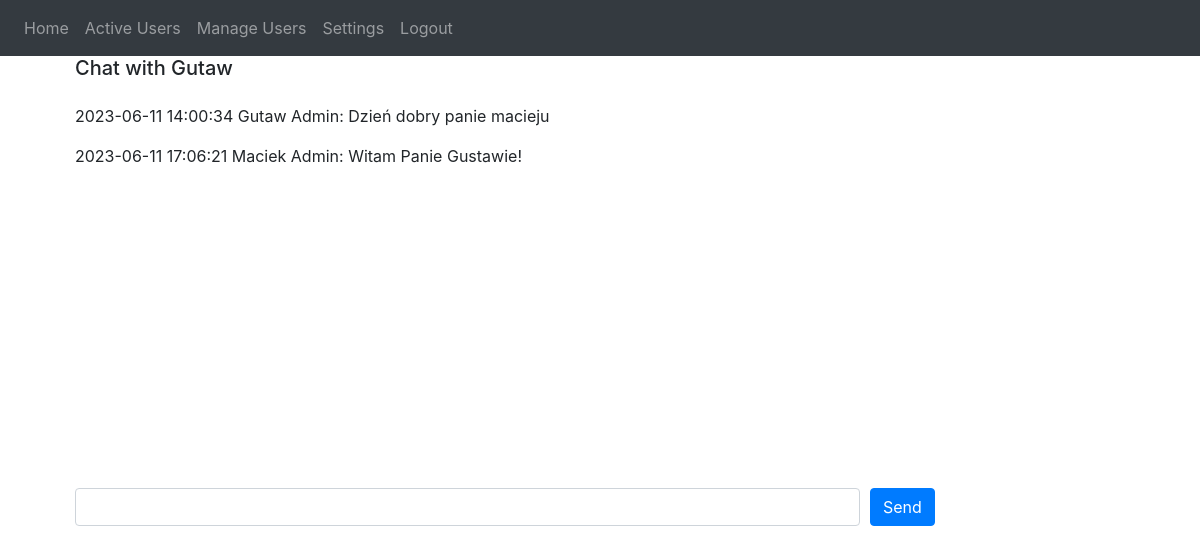
/chats/1 (signed in), run on an earlier commit of the app's database.
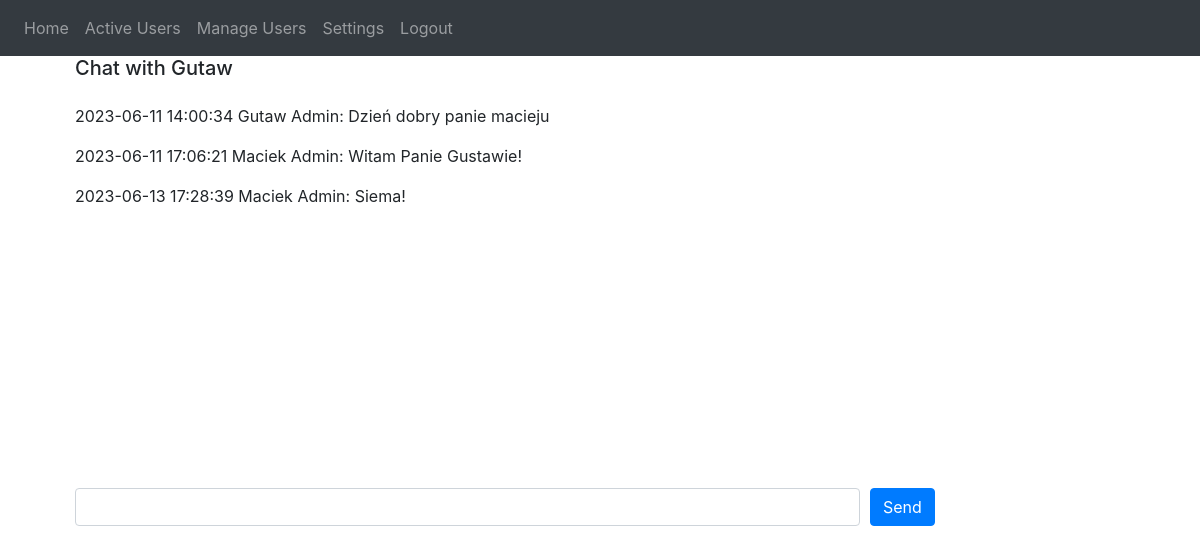
And on a later commit of the database.
### website/models.py (models this page shows)
class Message(db.Model):
    id = db.Column(db.Integer, primary_key=True)
    chat_id = db.Column(db.Integer, db.ForeignKey('chat.id'), nullable=False)
    sender_id = db.Column(db.Integer, db.ForeignKey('user.id'), nullable=False)
    content = db.Column(db.Text, nullable=False)
    timestamp = db.Column(db.DateTime(timezone=True), default=func.now())
    sender = db.relationship('User', foreign_keys=[sender_id])

class User(db.Model, UserMixin):
    id = db.Column(db.Integer, primary_key=True)
    first_name = db.Column(db.String(50), nullable=False)
    last_name = db.Column(db.String(50), nullable=False)
    email = db.Column(db.String(100), unique=True, nullable=False)
    password = db.Column(db.String(100), nullable=False)
    is_moderator = db.Column(db.Boolean, default=False)
    is_online = db.Column(db.Boolean, default=True)
    last_seen = db.Column(db.DateTime(timezone=True), default=func.now())

### website/views.py (the view)
@views.route('/chats/<int:chat_id>', methods=['GET', 'POST'])
@login_required
def chat(chat_id):
    chat = Chat.query.get(chat_id)
    if chat.user1_id == current_user.id:
        other_user = User.query.get(chat.user2_id)
    else:
        other_user = User.query.get(chat.user1_id)
    messages = Message.query.filter_by(chat_id=chat_id).options(
        joinedload(Message.sender)).all()
    return render_template("chats.html", chat=chat, other_user=other_user, user=current_user, messages=messages)

### website/__init__.py (called while the page is built)
def create_app():
    app = Flask(__name__)
    app.config['SECRET_KEY'] = 'hjshjhdjah kjshkjdhjs'
    app.config['SQLALCHEMY_DATABASE_URI'] = f'sqlite:///{DB_NAME}'
    db.init_app(app)
    socketio.init_app(app)
    from .views import views
    from .auth import auth
    app.register_blueprint(views, url_prefix='/')
    app.register_blueprint(auth, url_prefix='/')
    from .models import User
    with app.app_context():
        db.create_all()
    login_manager = LoginManager()
    login_manager.login_view = 'auth.login'
    login_manager.init_app(app)
    @login_manager.user_loader
    def load_user(id):
        return User.query.get(int(id))
    return app

### website/views.py (called while the page is built)
@views.before_request
@login_required
def update_last_seen():
    user = User.query.filter_by(id=current_user.id).first()
    if user:
        user.is_online = True
        user.last_seen = datetime.now()
        db.session.commit()

### website/templates/chats.html (shortened to what this page needs)
{% extends "base.html" %} {% block title %}Chat{% endblock %} {% block content
%}
<div class="col">
	<div class="col-4">
		<h5>Chat with {{ other_user.first_name }}</h5>
	</div>
	<div class="col">
		<div id="chat-window" style="height: 400px; overflow-y: scroll">
			{% for message in messages %} {% if message.sender_id ==
			current_user.id %}
			<p class="current-user-message">{% else %}</p>
			<p>
				{% endif %}
				<span class="message-date">{{ message.timestamp }}</span>
				<span
					>{{ message.sender.first_name }} {{ message.sender.last_name
					}}:</span
				>
				<span>{{ message.content }}</span>
			</p>
			{% endfor %}
		</div>
		<form id="message-form" action="">
			<div class="form-row">
				<div class="col-9">
					<input
						type="text"
						class="form-control"
						id="message-input"
						required
					/>
				</div>
				<div class="col-3">
					<button type="submit" class="btn btn-primary">Send</button>
				</div>
			</div>
		</form>
	</div>
</div>
{% endblock %}

What changed in the data, as far as the page shows it:
added Message: timestamp "2023-06-13 17:28:39", sender.first_name "Maciek", sender.last_name "Admin", content "Siema!"
